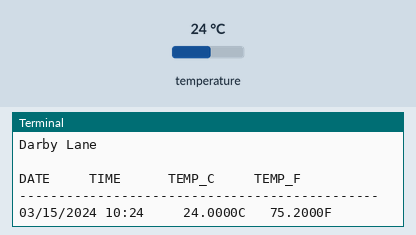
This program was run on a simulated Raspberry Pi (BCM pin numbers). Shown: the last lines printed to the terminal. Inputs (shaded band) come from the test bench; at power-on: temperature 24 °C. The clock reads 2024-03-15 10:24:30 at power-on unless the program sets it; databases and web services accept everything at once and return nothing.

Above: at 1.2 s.
1.3 s: temperature set to 41 °C
At 10.9 s:
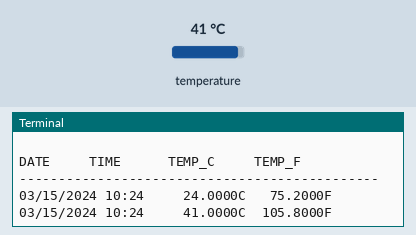
11.5 s: temperature set to 3 °C
At 21.0 s:
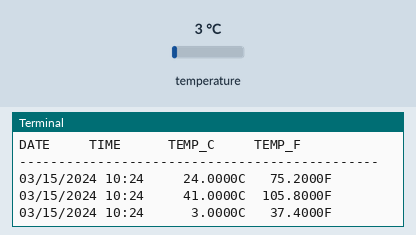

Measured:
- after the input at 1.3 s, the terminal: prints a new line after 8.7 s (image 1)
- after the input at 11.5 s, the terminal: prints a new line after 8.5 s (image 2)

The program:

temp_logger.py
```python
# CS121 - Temperature Sensor Lab

import mysql.connector
import json
import smbus
import datetime
import time
from ISStreamer.Streamer import Streamer

# Define SMBus (System Management Bus) port and address for
# I2C sensor communcation
BUS = smbus.SMBus(1)
ADDRESS = 0x48
#create instance of Streamer
streamer = Streamer(
        bucket_name="temp",
        bucket_key="SRBSU35HBTQJ",
        access_key="ist_0tnwm6C3ZkxRhKg9PtY2uKAy2WoVb7EE"
)

def show_table_header():
    print("Temperature Data Table")
    print("Darby Lane\n") # Replace with your name here!
    print("DATE\t   TIME \t   TEMP_C     TEMP_F")
    print("----------------------------------------------")

def get_temperature():
    rvalue0 = BUS.read_word_data(ADDRESS,0)
    rvalue1 = (rvalue0 & 0xff00) >> 8
    rvalue2 = rvalue0 & 0x00ff
    rvalue = (((rvalue2 * 256) + rvalue1) >> 4 ) * .0625
    return rvalue

def store_display_data():
    # Load database user credentials from JSON
    credentials = json.load(open("credentials.json", "r"))

    # Connect to database
    database = mysql.connector.connect(
        host=credentials["host"],
        user=credentials["user"],
        passwd=credentials["password"],
        database=credentials["database"]
    )
    # Create cursor object that executes database commands
    cursor = database.cursor()

    # SQL insert statment
    insert_sql = "INSERT INTO `temperature_data` (`timestamp`, `value_c`, `value_f`) VALUES (%s,%s,%s);"

    # Get time
    now = datetime.datetime.now()

    # Get temperature reading from sensor in C, convert to F
    celcius = get_temperature()
    fahrenheit = (celcius * 1.8 + 32)

    streamer.log("temp", fahrenheit)
    streamer.flush()

    # Display data record to screen
    timestamp = now.strftime("%m/%d/%Y %H:%M")
    outstring = str(timestamp) + "\t" + str(format(celcius,'10.4f')) \
     + "C" + str(format((fahrenheit),"10.4f")) + "F" + "\n"
    print(outstring.rstrip())

    # Insert data into database
    data = (now,celcius,fahrenheit)
    cursor.execute(insert_sql,data)

    # Commit insert to database
    database.commit()

    # Close database connection
    cursor.close()
    database.close()

    # Define interval for temperature readings (in seconds)
    time.sleep(10)

# Display table header
show_table_header()

# Call function to insert data to database and print to screen
while True:
	store_display_data()
```
